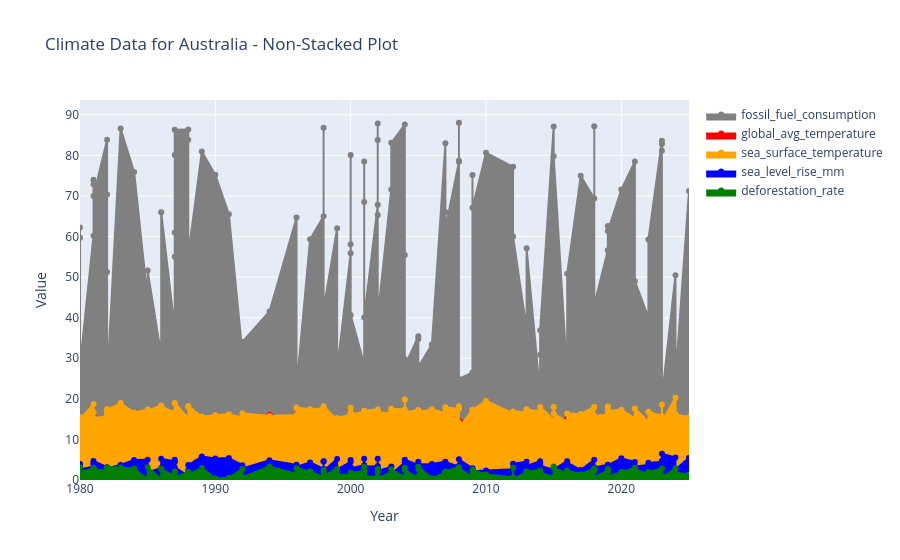

Notebook code cell kept with this figure:
### Code cell
# Convert your DataFrame to a long format suitable for plotting
melted_data_all = australia_data.melt(
    id_vars='year',
    value_vars=[
        'fossil_fuel_consumption',
        'sea_surface_temperature',
        'sea_level_rise_mm',
        'deforestation_rate',
        'global_avg_temperature'
    ],
    var_name='Metric',
    value_name='Value'
)

# Define a specific color for each metric
color_map = {
    'fossil_fuel_consumption': 'grey',
    'global_avg_temperature': 'red',
    'sea_surface_temperature': 'orange',
    'sea_level_rise_mm': 'blue',
    'deforestation_rate': 'green'
}

# Prepare traces for each metric
traces = []
for metric, color in color_map.items():
    filtered_data = melted_data_all[melted_data_all['Metric'] == metric]
    trace = go.Scatter(
        x=filtered_data['year'],
        y=filtered_data['Value'],
        mode='lines+markers',
        name=metric,
        line=dict(color=color),
        fill='tozeroy',  # Fill from the line to the x-axis
        fillcolor=color,  # Match fill color to line color
        opacity=0.5  # Adjust opacity to allow visibility of overlaps
    )
    traces.append(trace)

# Define layout
layout = go.Layout(
    title='Climate Data for Australia - Non-Stacked Plot',
    xaxis=dict(title='Year'),
    yaxis=dict(title='Value'),
    hovermode='x unified'  # Improve hover info display
)

# Create the figure
fig = go.Figure(data=traces, layout=layout)

# Display the plot
fig.show()
